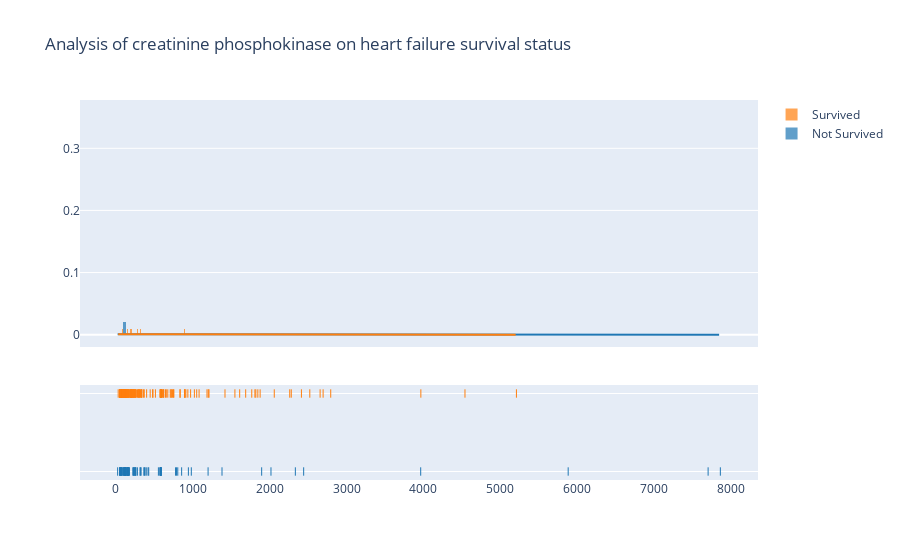

Here is the notebook cell this chart was saved with:
### Code cell
dead_cp = df[df['DEATH_EVENT'] == 1]['creatinine_phosphokinase']
alive_cp = df[df['DEATH_EVENT'] == 0]['creatinine_phosphokinase']
hist_data1 = [dead_cp, alive_cp]
labels = ['Not Survived', 'Survived']

fig = ff.create_distplot(hist_data1, group_labels = labels, bin_size = 0.5)
fig.update_layout(
    title_text = 'Analysis of creatinine phosphokinase on heart failure survival status')
fig.show()

### Figure 1 — Plotly figure (JSON) as saved in the notebook; plotly's stock layout.template omitted (floating-point values rounded to 4 significant figures; data arrays with more than 128 entries replaced by an {"elided": "..."} marker saying what was removed)
{"data": [{"autobinx": false, "histnorm": "probability density", "legendgroup": "Not Survived", "marker": {"color": "rgb(31, 119, 180)"}, "name": "Not Survived", "opacity": 0.7, "type": "histogram", "x": [582, 7861, 146, 111, 160, 47, 246, 315, 157, 123, 81, 231, 981, 168, 379, 149, 582, 125, 582, 128, 220, 582, 148, 112, 122, 60, 70, 582, 23, 249, 94, 582, 60, 855, 235, 582, 124, 571, 588, 582, 1380, 582, 553, 129, 577, 91, 3964, 69, 260, 371, 789, 364, 7702, 318, 582, 68, 250, 110, 161, 113, 5882, 582, 47, 76, 280, 154, 328, 129, 143, 582, 582, 168, 805, 943, 582, 233, 2334, 2442, 776, 66, 176, 395, 99, 145, 104, 582, 1896, 582, 418, 131, 427, 582, 166, 2017, 258, 1199], "xaxis": "x", "xbins": {"end": 7861, "size": 0.5, "start": 23}, "yaxis": "y"}, {"autobinx": false, "histnorm": "probability density", "legendgroup": "Survived", "marker": {"color": "rgb(255, 127, 14)"}, "name": "Survived", "opacity": 0.7, "type": "histogram", "x": {"elided": "203 int values"}, "xaxis": "x", "xbins": {"end": 5209, "size": 0.5, "start": 30}, "yaxis": "y"}, {"legendgroup": "Not Survived", "marker": {"color": "rgb(31, 119, 180)"}, "mode": "lines", "name": "Not Survived", "showlegend": false, "type": "scatter", "x": {"elided": "500 float values"}, "xaxis": "x", "y": {"elided": "500 float values"}, "yaxis": "y"}, {"legendgroup": "Survived", "marker": {"color": "rgb(255, 127, 14)"}, "mode": "lines", "name": "Survived", "showlegend": false, "type": "scatter", "x": {"elided": "500 float values"}, "xaxis": "x", "y": {"elided": "500 float values"}, "yaxis": "y"}, {"legendgroup": "Not Survived", "marker": {"color": "rgb(31, 119, 180)", "symbol": "line-ns-open"}, "mode": "markers", "name": "Not Survived", "showlegend": false, "type": "scatter", "x": [582, 7861, 146, 111, 160, 47, 246, 315, 157, 123, 81, 231, 981, 168, 379, 149, 582, 125, 582, 128, 220, 582, 148, 112, 122, 60, 70, 582, 23, 249, 94, 582, 60, 855, 235, 582, 124, 571, 588, 582, 1380, 582, 553, 129, 577, 91, 3964, 69, 260, 371, 789, 364, 7702, 318, 582, 68, 250, 110, 161, 113, 5882, 582, 47, 76, 280, 154, 328, 129, 143, 582, 582, 168, 805, 943, 582, 233, 2334, 2442, 776, 66, 176, 395, 99, 145, 104, 582, 1896, 582, 418, 131, 427, 582, 166, 2017, 258, 1199], "xaxis": "x", "y": ["Not Survived", "Not Survived", "Not Survived", "Not Survived", "Not Survived", "Not Survived", "Not Survived", "Not Survived", "Not Survived", "Not Survived", "Not Survived", "Not Survived", "Not Survived", "Not Survived", "Not Survived", "Not Survived", "Not Survived", "Not Survived", "Not Survived", "Not Survived", "Not Survived", "Not Survived", "Not Survived", "Not Survived", "Not Survived", "Not Survived", "Not Survived", "Not Survived", "Not Survived", "Not Survived", "Not Survived", "Not Survived", "Not Survived", "Not Survived", "Not Survived", "Not Survived", "Not Survived", "Not Survived", "Not Survived", "Not Survived", "Not Survived", "Not Survived", "Not Survived", "Not Survived", "Not Survived", "Not Survived", "Not Survived", "Not Survived", "Not Survived", "Not Survived", "Not Survived", "Not Survived", "Not Survived", "Not Survived", "Not Survived", "Not Survived", "Not Survived", "Not Survived", "Not Survived", "Not Survived", "Not Survived", "Not Survived", "Not Survived", "Not Survived", "Not Survived", "Not Survived", "Not Survived", "Not Survived", "Not Survived", "Not Survived", "Not Survived", "Not Survived", "Not Survived", "Not Survived", "Not Survived", "Not Survived", "Not Survived", "Not Survived", "Not Survived", "Not Survived", "Not Survived", "Not Survived", "Not Survived", "Not Survived", "Not Survived", "Not Survived", "Not Survived", "Not Survived", "Not Survived", "Not Survived", "Not Survived", "Not Survived", "Not Survived", "Not Survived", "Not Survived", "Not Survived"], "yaxis": "y2"}, {"legendgroup": "Survived", "marker": {"color": "rgb(255, 127, 14)", "symbol": "line-ns-open"}, "mode": "markers", "name": "Survived", "showlegend": false, "type": "scatter", "x": {"elided": "203 int values"}, "xaxis": "x", "y": {"elided": "203 str values"}, "yaxis": "y2"}], "layout": {"barmode": "overlay", "hovermode": "closest", "legend": {"traceorder": "reversed"}, "title": {"text": "Analysis of creatinine phosphokinase on heart failure survival status"}, "xaxis": {"anchor": "y2", "domain": [0, 1], "zeroline": false}, "yaxis": {"anchor": "free", "domain": [0.35, 1], "position": 0}, "yaxis2": {"anchor": "x", "domain": [0, 0.25], "dtick": 1, "showticklabels": false}}}
